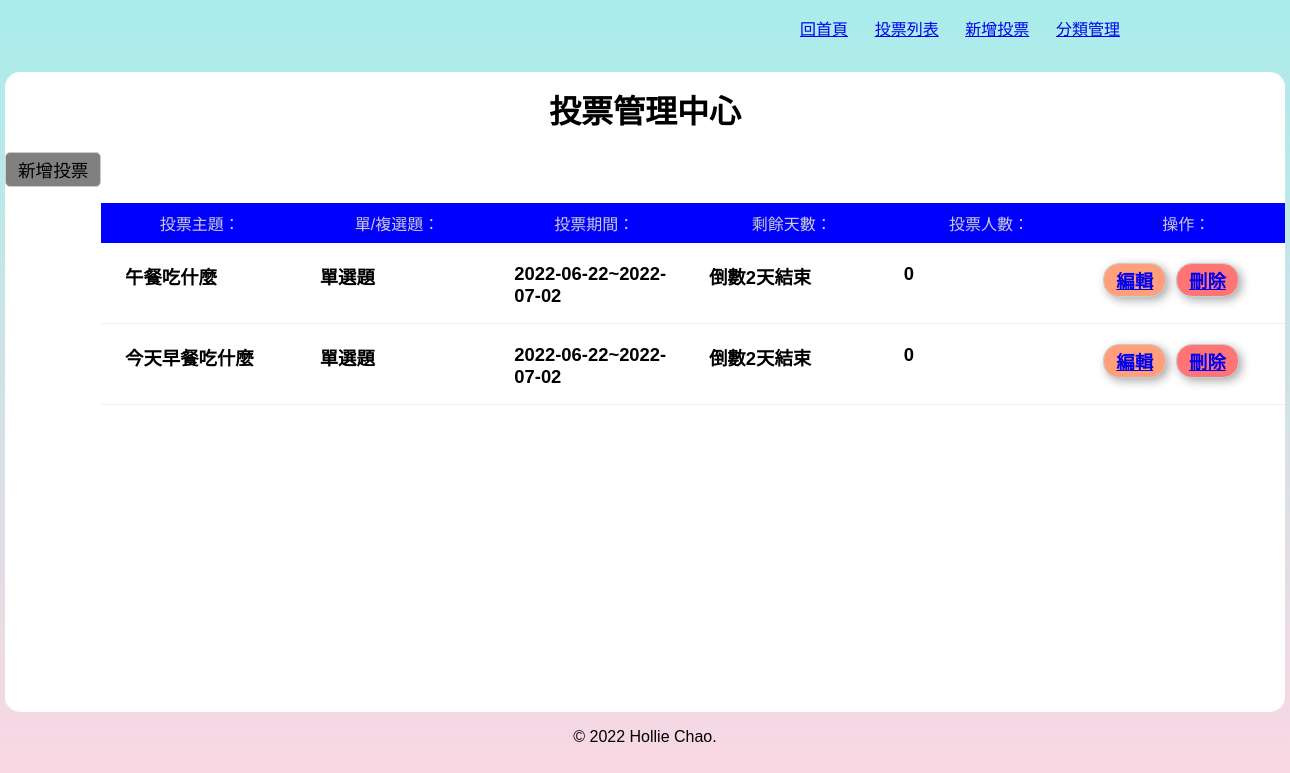
The page /back.php on the database as committed earlier.
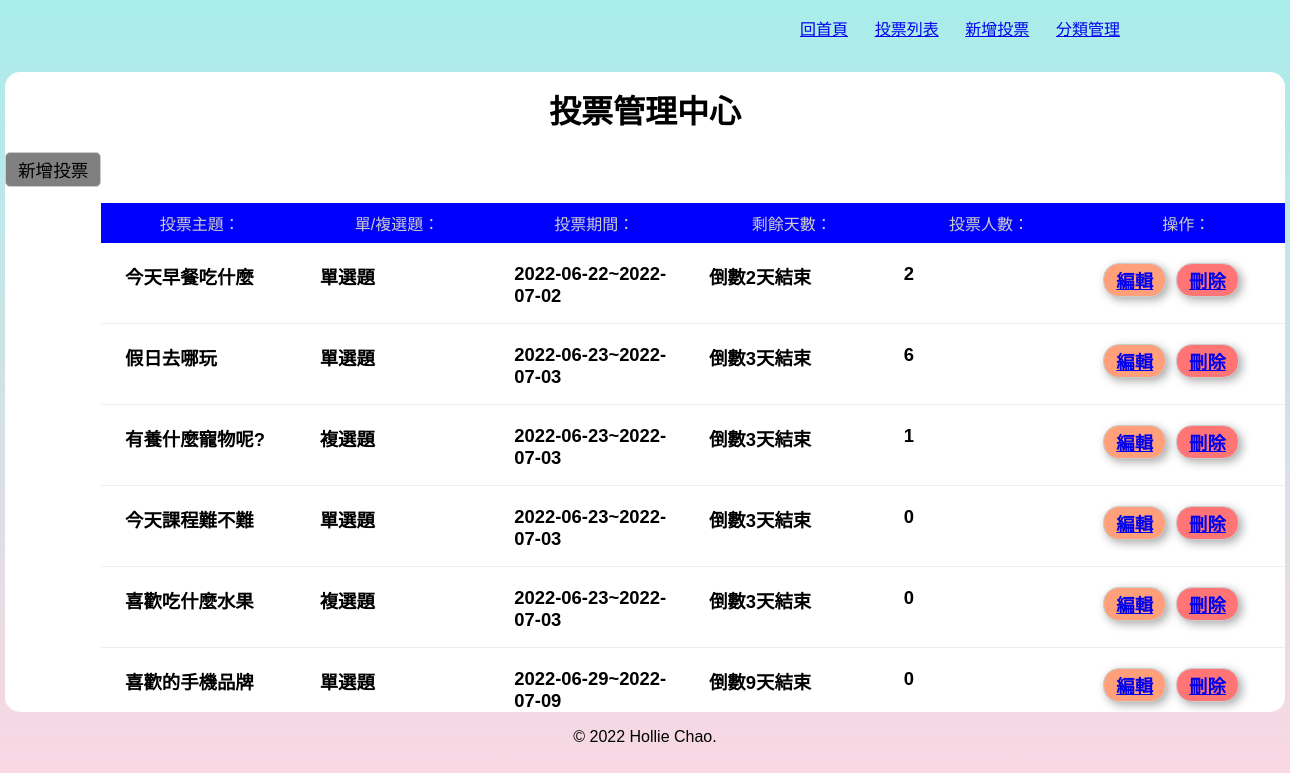
The same page on the database as committed later.
### tables this page shows
CREATE TABLE `subjects` (
  `id` int(11) UNSIGNED NOT NULL COMMENT '序號',
  `subject` varchar(128) NOT NULL COMMENT '主題描述',
  `type_id` int(11) NOT NULL COMMENT '主題類別',
  `multiple` tinyint(1) NOT NULL DEFAULT 0 COMMENT '單/複選',
  `mulit_limit` tinyint(4) NOT NULL DEFAULT 1 COMMENT '單/複選項目數',
  `start` date NOT NULL COMMENT '開始時間',
  `end` date NOT NULL COMMENT '結束時間',
  `total` int(11) UNSIGNED NOT NULL DEFAULT 0 COMMENT '投票人數統計'
);

### api/base.php (called while the page is built, shortened)
<?php
function pdo(){
    $dsn="mysql:host=localhost;charset=utf8;dbname=vote";
    return new PDO($dsn,'root','');
}
function all($table,...$arg){
    $pdo=pdo();
    $sql="SELECT * FROM $table ";
        return $pdo->query($sql)->fetchAll(PDO::FETCH_ASSOC);
    }
?>

### back.php (the view, shortened to what this page needs)
<?php include_once "./api/base.php";   ?>
<!DOCTYPE html>
<html lang="en">
<head>
  <link rel="stylesheet" href="./css/back.css">
</head>
<body>
  <nav>
    <?php include "./layout/header.php"; ?>
    <?php include "./layout/back_nav.php"; ?>
  </nav>
  <div class="container">
    <h1>投票管理中心</h1>
    <?php
      if(isset($file) && file_exists($file)){
        include $file;
      }else{
    ?>
      <button class=btn onclick="location.href='?do=add_vote'">新增投票</button>
      <div>
        <ul>
          <li class="list-header">
            <div>投票主題：</div>
            <div>單/複選題：</div>
            <div>投票期間：</div>
            <div>剩餘天數：</div>
            <div>投票人數：</div>
            <div>操作：</div>
          </li>
          <?php
          $subjects=all('subjects');
          foreach($subjects as $subject){
            echo "<li class='list-items'>";
            echo "<div>{$subject['subject']}</div>";
            if($subject['multiple']==0){
              echo "<div class='text-center'>單選題</div>";
            }else{
              echo "<div class='text-center'>複選題</div>";
            }
            echo "<div class='text-center'>";
            echo $subject['start']. "~" .$subject['end'];
            echo "</div>";
            echo "<div class='text-center'>";
              $today=strtotime("now");
              $end=strtotime($subject['end']);
              if(($end-$today)>0){
                $remain=floor(($end-$today)/(60*60*24));
                echo "倒數".$remain."天結束";
              }else{
                echo "<span style='color:grey;'>投票已截止</span>";
              }
            echo "</div>";
            echo "<div class='text-center'>{$subject['total']}</div>";
            echo "<div class='text-center'>";
            echo "<a class='edit' href='?do=edit&id={$subject['id']}'>編輯</a>";
            echo "<a class='del' href='?do=del&id={$subject['id']}'>刪除</a>";
            echo "</div>";
            echo "</li>";
          }
          ?>
        </ul>
      </div>
    <?php
      }
    ?>
  </div>
  <?php include "./layout/footer.php"; ?>
</body>
</html>

Rows that differ between the two databases and show on the page:
removed subjects: subject "午餐吃什麼", multiple "單選題", start "2022-06-22", end "2022-07-02", total "0"
changed subjects "今天早餐吃什麼": total "0" → "2"
added subjects: subject "假日去哪玩", multiple "單選題", start "2022-06-23", end "2022-07-03", total "6"
added subjects: subject "有養什麼寵物呢?", multiple "複選題", start "2022-06-23", end "2022-07-03", total "1"
added subjects: subject "今天課程難不難", multiple "單選題", start "2022-06-23", end "2022-07-03", total "0"
added subjects: subject "喜歡吃什麼水果", multiple "複選題", start "2022-06-23", end "2022-07-03", total "0"
added subjects: subject "喜歡的手機品牌", multiple "單選題", start "2022-06-29", end "2022-07-09", total "0"
